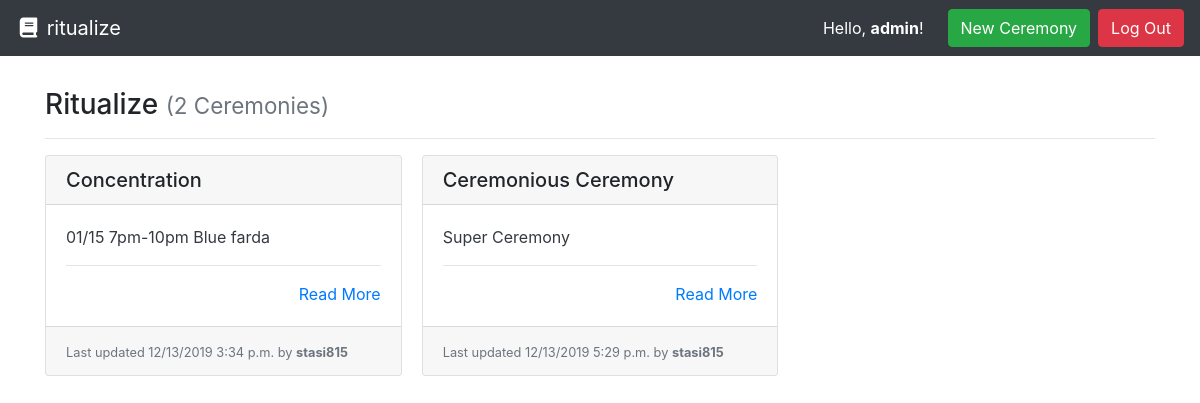
Screenshot of / (signed in) with the database file from the repository.
### rituals/models.py (models this page shows, shortened)
class Ceremony(models.Model):
    title = models.CharField(max_length=30)
    author = models.ForeignKey(User, on_delete=models.PROTECT, help_text="The user that posted this ceremony.")
    slug = models.CharField(max_length=settings.CEREMONY_PAGE_TITLE_MAX_LENGTH, blank=True, editable=False, help_text="Unique URL path to access this page. Generated by the system.")
    content = models.TextField(help_text="Write the description of the ceremony here.")
    created = models.DateTimeField(auto_now_add=True, help_text="The date and time this page was created. Automatically generated when the model saves.")
    modified = models.DateTimeField(auto_now=True, help_text="The date and time this page was updated. Automatically generated when the model updates.")

### rituals/views.py (the view)
# urls.py: path("", CeremonyListView.as_view(), name='ceremony-list-page'),
class CeremonyListView(ListView):
    model = Ceremony
    def get(self, request):
        ceremonies = self.get_queryset().all()
        return render(request, 'rituals/index.html', {
            'ceremonies': ceremonies
        })

### rituals/templates/rituals/index.html
{% extends "base.html" %}
{% block content %}
  <h3>Ritualize {% if ceremonies %}<small class="text-muted">({{ ceremonies|length }} Ceremon{{ ceremonies|pluralize:"y,ies" }})</small>{% endif %}</h3>
  <hr>
  {% if ceremonies %}
    <div class="card-columns">
      {% for ceremony in ceremonies %}
        {% include "partials/card.html" %}
      {% endfor %}
    </div>
  {% else %}
    <div class="alert alert-primary" role="alert">No pages to display.</div>
  {% endif %}
{% endblock %}

### templates/base.html (shortened to what this page needs)
<!doctype html>
<html lang="en">
  <head>
    <link rel="stylesheet" href="https://stackpath.bootstrapcdn.com/bootstrap/4.3.1/css/bootstrap.min.css"
>
  </head>
  <body>
    <nav class="navbar navbar-expand-md navbar-dark bg-dark">
      <a class="navbar-brand" href="{% url 'ceremony-list-page' %}"><i class="fas fa-fw fa-book"></i> ritualize</a>
      <form class="form-inline ml-auto">
        {% if user.is_authenticated %}
          <div class="text-white">Hello, <strong>{{ user.username }}</strong>!</div>
          <a href="{% url 'new-ceremony-page' %}" class="btn btn-success ml-4">New Ceremony</a>
          <a href="{% url 'logout' %}" class="btn btn-danger ml-2">Log Out</a>
        {% else %}
        <a href="{% url 'login' %}" class="btn btn-secondary ml-2">Log In</a>
        <a href="{% url 'signup' %}" class="btn btn-primary ml-2">Sign Up</a>
        {% endif %}
      </form>
    </nav>
    <main role="main" class="container" style="margin-top: 4vh;">
      {% block content %}{% endblock %}
    </main>
  </body>

### rituals/templates/partials/card.html
<div class="card mb-3">
  <h5 class="card-header ">{{ ceremony.title }}</h5>
  <div class="card-body border-dark">
    <p class="card-text text-dark">
      {{ ceremony.content|truncatewords_html:30 }}
      <hr>
      <div class="text-right"><a href="{% url 'ceremony-details-page' ceremony.slug %}" title="Read More">Read More</a></div>
  </div>
  <div class="card-footer">
    <small class="text-muted">Last updated {{ ceremony.modified|date:"SHORT_DATETIME_FORMAT" }} by <b>{{ ceremony.author.username }}</b></small>
  </div>
</div>

### rows the page displays
Ceremony: title "Concentration", content "01/15 7pm-10pm Blue farda", modified "12/13/2019 3:34 p.m.", author.username "stasi815"
Ceremony: title "Ceremonious Ceremony", content "Super Ceremony", modified "12/13/2019 5:29 p.m.", author.username "stasi815"

### other values shown
{{ user.username }} "admin"
{{ ceremonies|length }} "2"
